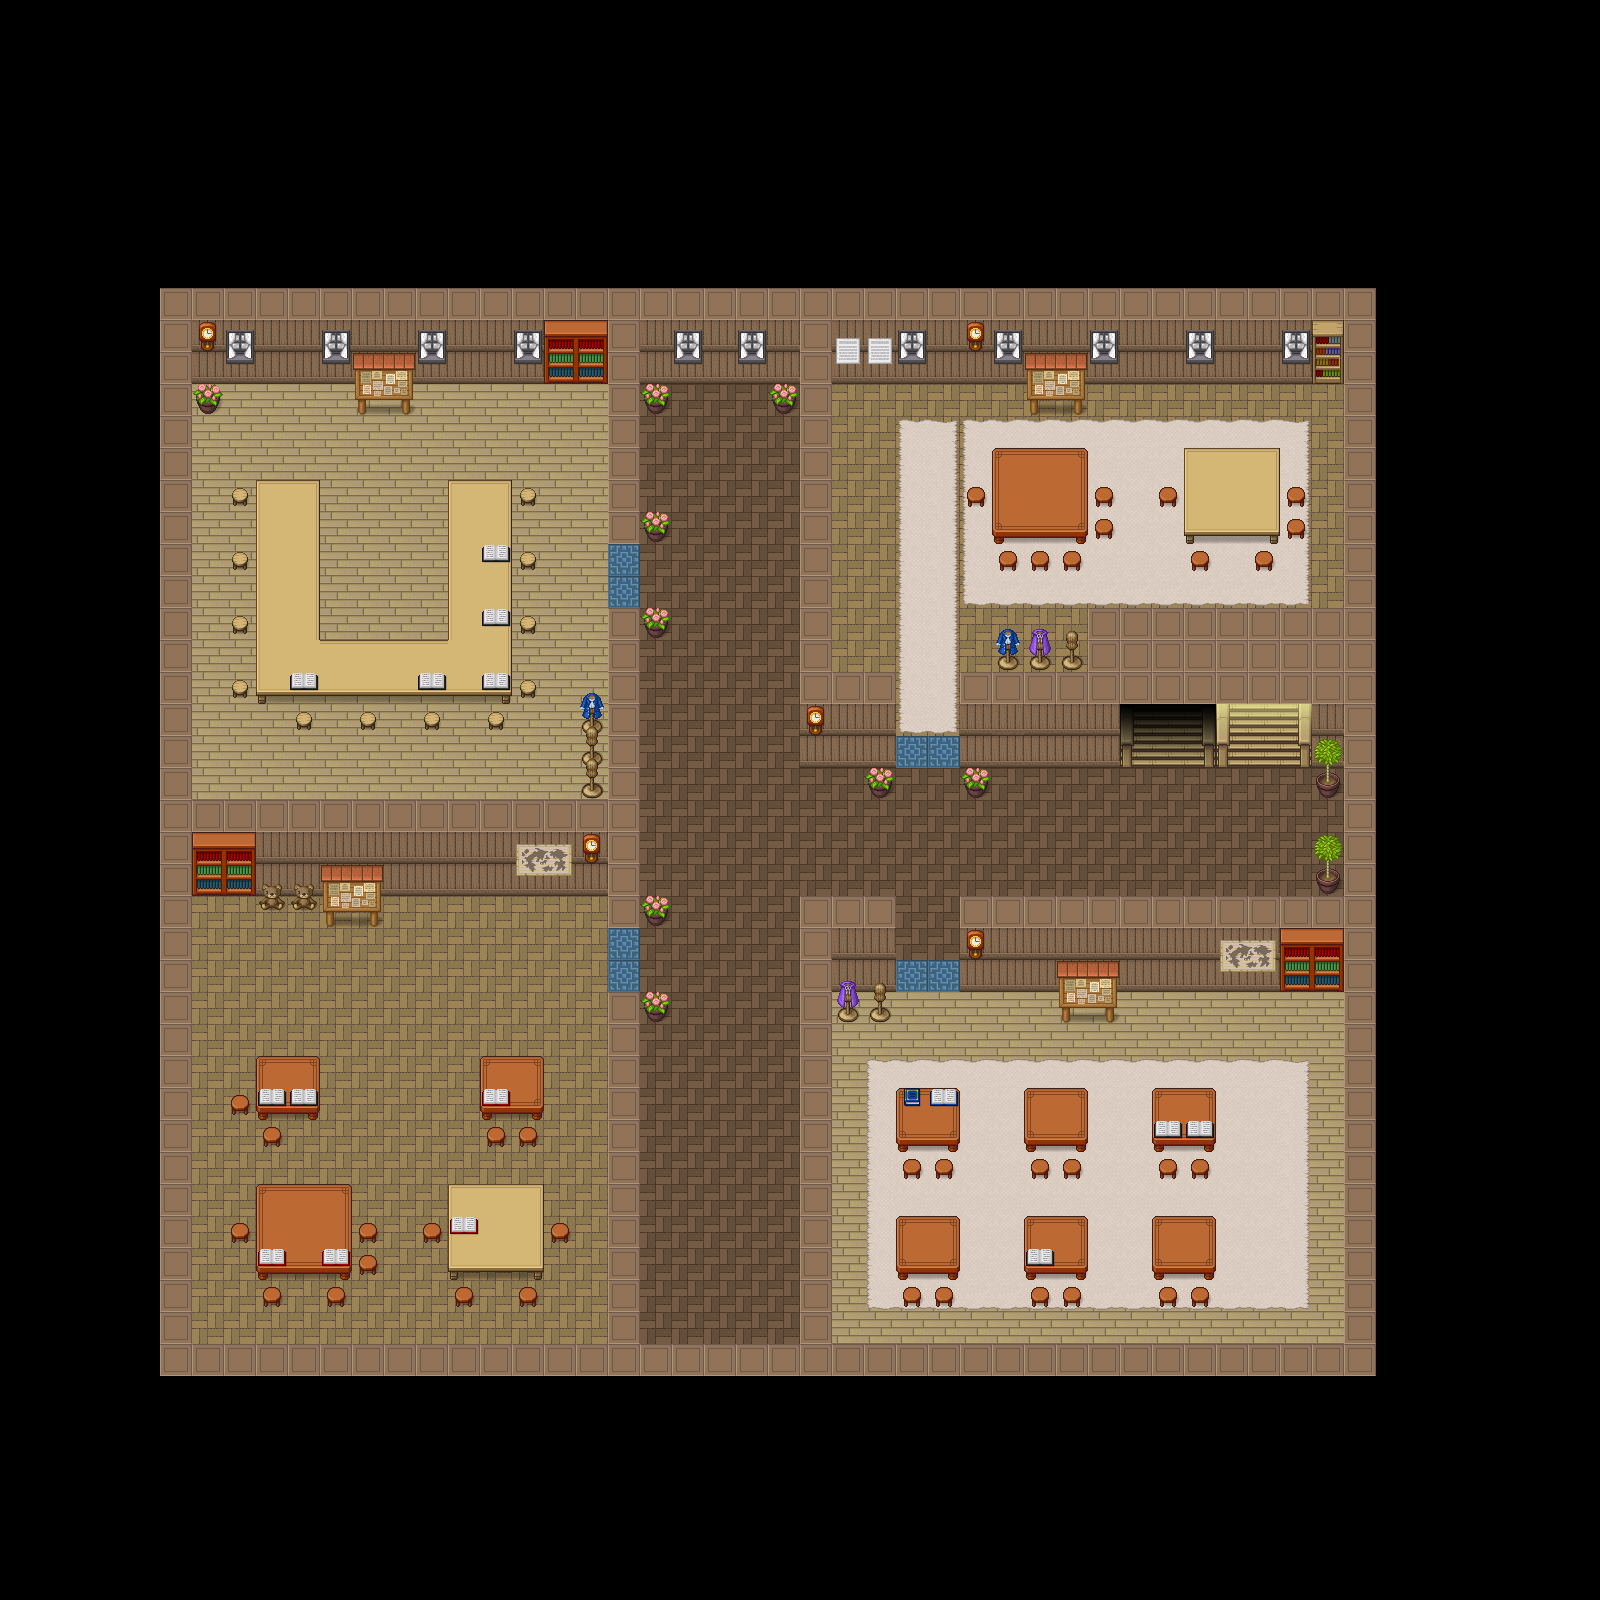

A 2D game scene composited from a Tiled map and its tileset images. What follows is a short description and the map's XML, with each tile layer's data collapsed to a summary:
An orthogonal 50x50 tile map with 32x32 px tiles, 7 tile layers (floor, carpet, wall, staris/door, ...), 2 tilesets and 11 objects (2x start, 2x classroom1, 2x classroom2, 2x classroom3, 2x classroom4, ...).

<map version="1.8" tiledversion="1.8.4" orientation="orthogonal" renderorder="right-down" width="50" height="50" tilewidth="32" tileheight="32" infinite="0" nextlayerid="9" nextobjectid="14">
 <tileset firstgid="1" source="rpg.tsx" />
 <tileset firstgid="1065" source="LightShadow.tsx" />
 <layer id="1" name="floor" width="50" height="50">
  <data>[2500 cells, 1006 non-empty, 3 distinct tile ids]</data>
 </layer>
 <layer id="8" name="carpet" width="50" height="50">
  <data>[2500 cells, 210 non-empty, 10 distinct tile ids]</data>
 </layer>
 <objectgroup id="7" name="Objekte">
  <object id="1" name="up" type="start" x="1263" y="787">
   <point />
  </object>
  <object id="2" name="down" x="1161.33" y="778">
   <point />
  </object>
  <object id="3" name="classroom1" x="926.667" y="756">
   <point />
  </object>
  <object id="4" name="classroom2" x="927.333" y="976.667">
   <point />
  </object>
  <object id="5" name="classroom3" x="622" y="958.667">
   <point />
  </object>
  <object id="6" name="classroom4" x="621.333" y="578.667">
   <point />
  </object>
  <object id="7" name="start" x="731.333" y="840">
   <point />
  </object>
  <object id="8" name="classroom1" x="830.323" y="376.845" width="514.666" height="352">
   <properties>
    <property name="type" value="RoomMeeting" />
   </properties>
  </object>
  <object id="11" name="classroom4" x="191.415" y="379.707" width="421.333" height="416">
   <properties>
    <property name="type" value="RoomMeeting" />
   </properties>
  </object>
  <object id="12" name="classroom3" x="191.415" y="891.707" width="421.333" height="449.333">
   <properties>
    <property name="type" value="RoomMeeting" />
   </properties>
  </object>
  <object id="13" name="classroom2" x="828.749" y="989.04" width="516" height="353.333">
   <properties>
    <property name="type" value="RoomMeeting" />
   </properties>
  </object>
 </objectgroup>
 <layer id="2" name="wall" width="50" height="50">
  <data>[2500 cells, 391 non-empty, 4 distinct tile ids]</data>
 </layer>
 <layer id="4" name="staris/door" width="50" height="50">
  <data>[2500 cells, 18 non-empty, 9 distinct tile ids]</data>
 </layer>
 <layer id="3" name="decoration" width="50" height="50">
  <data>[2500 cells, 242 non-empty, 49 distinct tile ids]</data>
 </layer>
 <layer id="5" name="decoration2" width="50" height="50">
  <data>[2500 cells, 28 non-empty, 7 distinct tile ids]</data>
 </layer>
 <layer id="6" name="shadow" width="50" height="50">
  <data>[2500 cells, 9 non-empty, 3 distinct tile ids]</data>
 </layer>
</map>
